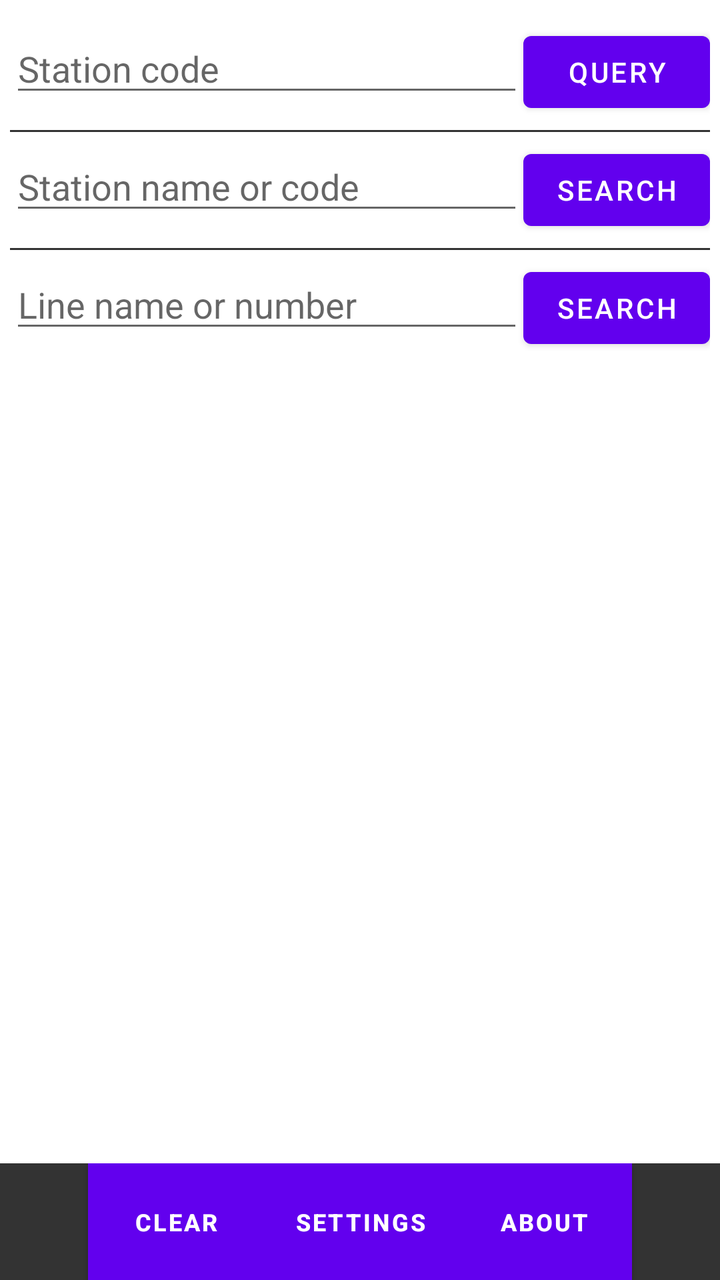
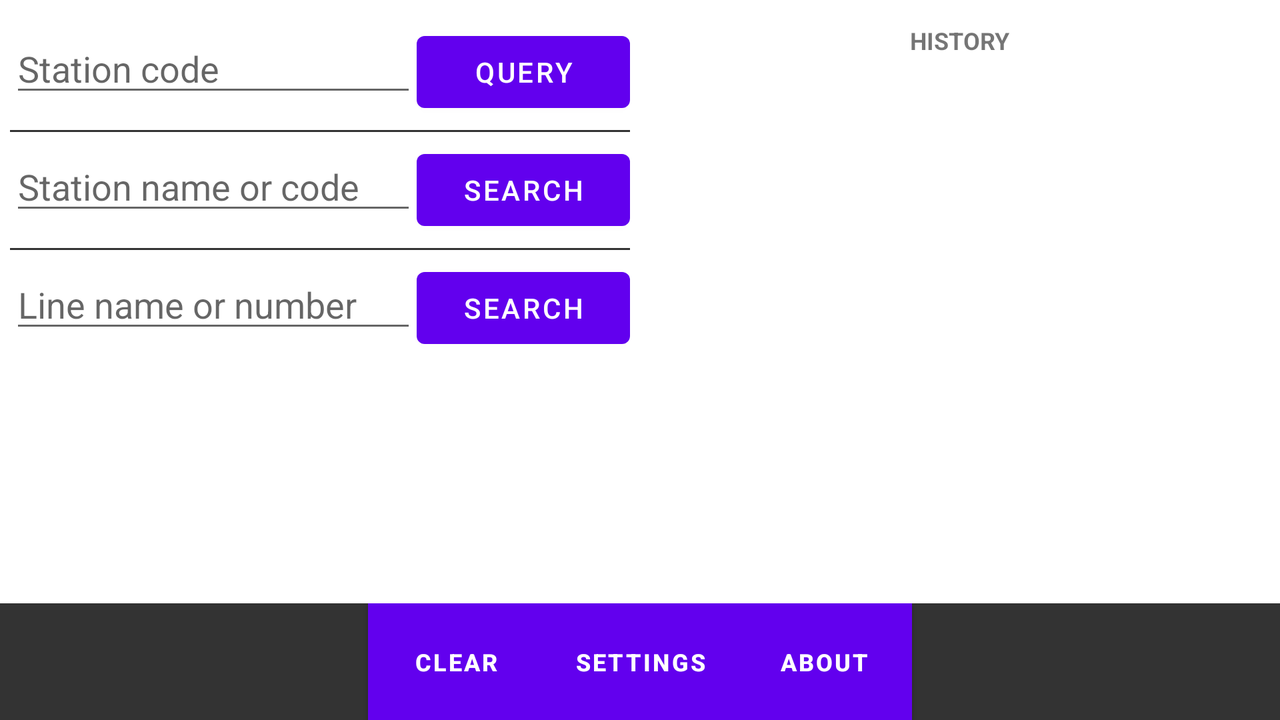

One screen, two layout resources from the same app: the default and the repository's alternative for another configuration. Each is rendered where Android would select it; the XML of both is given below.
<!-- AndroidManifest.xml: fallback theme Theme.MaterialComponents.DayNight.NoActionBar -->
<!-- res/layout/search.xml -->
<?xml version="1.0" encoding="utf-8"?>
<ScrollView xmlns:android="http://schemas.android.com/apk/res/android"
    android:layout_width="fill_parent"
    android:layout_height="fill_parent"
    android:fillViewport="true" >

    <LinearLayout
        android:layout_width="fill_parent"
        android:layout_height="wrap_content"
        android:orientation="vertical"


        android:paddingTop="12dp" >

        <LinearLayout
            android:layout_width="fill_parent"
            android:layout_height="wrap_content"
            android:paddingLeft="5dp"
            android:paddingRight="5dp" >

            <EditText
                android:id="@+id/stationCode"
                android:layout_width="90dp"
                android:layout_height="wrap_content"
                android:layout_weight="2"
                android:digits="1234567890"
                android:hint="@string/station_code"
                android:inputType="phone"
                android:maxLength="4"
                android:singleLine="true" >

                <requestFocus />
            </EditText>

            <Button
                android:id="@+id/executeButton"
                android:layout_width="10dp"
                android:layout_height="wrap_content"
                android:layout_weight="1"
                android:text="@string/query" />
        </LinearLayout>

        <ImageView
            android:layout_width="fill_parent"
            android:layout_height="1dp"
            android:layout_margin="5dp"
            android:background="@color/dark_gray"
            android:contentDescription="@string/or" />

        <LinearLayout
            android:layout_width="fill_parent"
            android:layout_height="wrap_content"
            android:paddingLeft="5dp"
            android:paddingRight="5dp" >

            <EditText
                android:id="@+id/searchText"
                android:layout_width="90dp"
                android:layout_height="wrap_content"
                android:layout_weight="2"
                android:hint="@string/station_name"
                android:maxLength="255"
                android:singleLine="true" >
            </EditText>

            <Button
                android:id="@+id/searchButton"
                android:layout_width="10dp"
                android:layout_height="wrap_content"
                android:layout_weight="1"
                android:text="@string/search" />
        </LinearLayout>

        <ImageView
            android:layout_width="fill_parent"
            android:layout_height="1dp"
            android:layout_margin="5dp"
            android:background="@color/dark_gray"
            android:contentDescription="@string/or" />

        <LinearLayout
            android:layout_width="fill_parent"
            android:layout_height="wrap_content"
            android:paddingLeft="5dp"
            android:paddingRight="5dp" >

            <EditText
                android:id="@+id/lineSearchText"
                android:layout_width="90dp"
                android:layout_height="wrap_content"
                android:layout_weight="2"
                android:hint="@string/line_name"
                android:maxLength="255"
                android:singleLine="true" >
            </EditText>

            <Button
                android:id="@+id/lineSearchButton"
                android:layout_width="10dp"
                android:layout_height="wrap_content"
                android:layout_weight="1"
                android:text="@string/search" />
        </LinearLayout>

        <LinearLayout
            android:layout_width="fill_parent"
            android:layout_height="fill_parent"
            android:gravity="bottom"
            android:orientation="vertical" >

            <LinearLayout
                android:layout_width="fill_parent"
                android:layout_height="wrap_content"
                android:background="@color/dark_gray"
                android:gravity="center"
                android:orientation="horizontal" >

                <Button
                    android:id="@+id/clearButton"
                    android:layout_width="wrap_content"
                    android:layout_height="wrap_content"
                    android:layout_gravity="center"
                    android:background="@drawable/ic_menu_button"
                    android:padding="15dp"
                    android:text="@string/clear"
                    android:textAllCaps="true"
                    android:textSize="12dp"
                    android:textStyle="bold" />

                <Button
                    android:id="@+id/preferencesButton"
                    android:layout_width="wrap_content"
                    android:layout_height="wrap_content"
                    android:layout_gravity="center"
                    android:background="@drawable/ic_menu_button"
                    android:padding="15dp"
                    android:text="@string/preferences"
                    android:textAllCaps="true"
                    android:textSize="12dp"
                    android:textStyle="bold" />

                <Button
                    android:id="@+id/aboutButton"
                    android:layout_width="wrap_content"
                    android:layout_height="wrap_content"
                    android:layout_gravity="center"
                    android:background="@drawable/ic_menu_button"
                    android:padding="15dp"
                    android:text="@string/info"
                    android:textAllCaps="true"
                    android:textSize="12dp"
                    android:textStyle="bold" />
            </LinearLayout>
        </LinearLayout>
    </LinearLayout>

</ScrollView>
<!-- resources referenced by this layout -->
<resources>
  <color name="dark_gray">#333333</color>
  <!-- drawable ic_menu_button (drawable-mdpi) -->
  <?xml version="1.0" encoding="utf-8"?>
  <selector xmlns:android="http://schemas.android.com/apk/res/android">
  
      <item android:drawable="@android:color/holo_blue_dark" android:state_focused="true"/>
      <item android:drawable="@android:color/holo_blue_dark" android:state_focused="true" android:state_pressed="true"/>
      <item android:drawable="@android:color/holo_blue_dark" android:state_pressed="true"/>
      <item android:drawable="@color/dark_gray"/>
  
  </selector>
  <string name="clear">Clear</string>
  <string name="info">About</string>
  <string name="line_name">Line name or number</string>
  <string name="or">-- or --</string>
  <string name="preferences">Settings</string>
  <string name="query">Query</string>
  <string name="search">Search</string>
  <string name="station_code">Station code</string>
  <string name="station_name">Station name or code</string>
</resources>
<!-- res/layout-land/search.xml (the repository's variant of the layout above) -->
<!-- drawn on the phone turned sideways -->
<?xml version="1.0" encoding="utf-8"?>
<ScrollView xmlns:android="http://schemas.android.com/apk/res/android"
    android:layout_width="fill_parent"
    android:layout_height="fill_parent"
    android:fillViewport="true" >

    <LinearLayout
        android:layout_width="fill_parent"
        android:layout_height="wrap_content"
        android:orientation="vertical"
        android:paddingTop="12dp" >

        <LinearLayout
            android:layout_width="fill_parent"
            android:layout_height="wrap_content"
            android:layout_weight="1"
            android:orientation="horizontal" >

            <LinearLayout
                android:layout_width="fill_parent"
                android:layout_height="wrap_content"
                android:layout_weight="1"
                android:orientation="vertical" >

                <LinearLayout
                    android:layout_width="fill_parent"
                    android:layout_height="wrap_content"
                    android:paddingLeft="5dp"
                    android:paddingRight="5dp" >

                    <EditText
                        android:id="@+id/stationCode"
                        android:layout_width="90dp"
                        android:layout_height="wrap_content"
                        android:layout_weight="2"
                        android:digits="1234567890"
                        android:hint="@string/station_code"
                        android:inputType="phone"
                        android:maxLength="4"
                        android:singleLine="true" >

                        <requestFocus />
                    </EditText>

                    <Button
                        android:id="@+id/executeButton"
                        android:layout_width="50dp"
                        android:layout_height="wrap_content"
                        android:layout_weight="1"
                        android:text="@string/query" />
                </LinearLayout>

                <ImageView
                    android:layout_width="fill_parent"
                    android:layout_height="1dp"
                    android:layout_margin="5dp"
                    android:background="@color/dark_gray"
                    android:contentDescription="@string/or" />

                <LinearLayout
                    android:layout_width="fill_parent"
                    android:layout_height="wrap_content"
                    android:paddingLeft="5dp"
                    android:paddingRight="5dp" >

                    <EditText
                        android:id="@+id/searchText"
                        android:layout_width="90dp"
                        android:layout_height="wrap_content"
                        android:layout_weight="2"
                        android:ellipsize="end"
                        android:hint="@string/station_name"
                        android:maxLength="255"
                        android:singleLine="true" >
                    </EditText>

                    <Button
                        android:id="@+id/searchButton"
                        android:layout_width="50dp"
                        android:layout_height="wrap_content"
                        android:layout_weight="1"
                        android:text="@string/search" />
                </LinearLayout>

                <ImageView
                    android:layout_width="fill_parent"
                    android:layout_height="1dp"
                    android:layout_margin="5dp"
                    android:background="@color/dark_gray"
                    android:contentDescription="@string/or" />

                <LinearLayout
                    android:layout_width="fill_parent"
                    android:layout_height="wrap_content"
                    android:paddingLeft="5dp"
                    android:paddingRight="5dp" >

                    <EditText
                        android:id="@+id/lineSearchText"
                        android:layout_width="90dp"
                        android:layout_height="wrap_content"
                        android:layout_weight="2"
                        android:ellipsize="end"
                        android:hint="@string/line_name"
                        android:maxLength="255"
                        android:singleLine="true" >
                    </EditText>

                    <Button
                        android:id="@+id/lineSearchButton"
                        android:layout_width="50dp"
                        android:layout_height="wrap_content"
                        android:layout_weight="1"
                        android:text="@string/search" />
                </LinearLayout>
            </LinearLayout>

            <LinearLayout
                android:id="@+id/historyLayout"
                android:layout_width="fill_parent"
                android:layout_height="wrap_content"
                android:layout_weight="1"
                android:orientation="vertical" >

                <TextView
                    android:id="@+id/historyLabel"
                    android:layout_width="wrap_content"
                    android:layout_height="wrap_content"
                    android:layout_gravity="center"
                    android:layout_marginBottom="10dp"
                    android:text="@string/history"
                    android:textAllCaps="true"
                    android:textSize="12dp"
                    android:textStyle="bold" />

                <ListView
                    android:id="@+id/historyList"
                    android:layout_width="fill_parent"
                    android:layout_height="0dip"
                    android:layout_weight="1" />
            </LinearLayout>
        </LinearLayout>

        <LinearLayout
            android:layout_width="fill_parent"
            android:layout_height="wrap_content"
            android:gravity="bottom"
            android:orientation="vertical" >

            <LinearLayout
                android:layout_width="fill_parent"
                android:layout_height="wrap_content"
                android:background="@color/dark_gray"
                android:gravity="center"
                android:orientation="horizontal" >

                <Button
                    android:id="@+id/clearButton"
                    android:layout_width="wrap_content"
                    android:layout_height="wrap_content"
                    android:layout_gravity="center"
                    android:background="@drawable/ic_menu_button"
                    android:padding="15dp"
                    android:text="@string/clear"
                    android:textAllCaps="true"
                    android:textSize="12dp"
                    android:textStyle="bold" />

                <Button
                    android:id="@+id/preferencesButton"
                    android:layout_width="wrap_content"
                    android:layout_height="wrap_content"
                    android:layout_gravity="center"
                    android:background="@drawable/ic_menu_button"
                    android:padding="15dp"
                    android:text="@string/preferences"
                    android:textAllCaps="true"
                    android:textSize="12dp"
                    android:textStyle="bold" />

                <Button
                    android:id="@+id/aboutButton"
                    android:layout_width="wrap_content"
                    android:layout_height="wrap_content"
                    android:layout_gravity="center"
                    android:background="@drawable/ic_menu_button"
                    android:padding="15dp"
                    android:text="@string/info"
                    android:textAllCaps="true"
                    android:textSize="12dp"
                    android:textStyle="bold" />
            </LinearLayout>
        </LinearLayout>
    </LinearLayout>

</ScrollView>
<!-- resources referenced by the variant -->
<!-- as the phone turned sideways resolves them -->
<resources>
  <color name="dark_gray">#333333</color>
  <!-- drawable ic_menu_button (drawable-mdpi) -->
  <?xml version="1.0" encoding="utf-8"?>
  <selector xmlns:android="http://schemas.android.com/apk/res/android">
  
      <item android:drawable="@android:color/holo_blue_dark" android:state_focused="true"/>
      <item android:drawable="@android:color/holo_blue_dark" android:state_focused="true" android:state_pressed="true"/>
      <item android:drawable="@android:color/holo_blue_dark" android:state_pressed="true"/>
      <item android:drawable="@color/dark_gray"/>
  
  </selector>
  <string name="clear">Clear</string>
  <string name="history">History</string>
  <string name="info">About</string>
  <string name="line_name">Line name or number</string>
  <string name="or">-- or --</string>
  <string name="preferences">Settings</string>
  <string name="query">Query</string>
  <string name="search">Search</string>
  <string name="station_code">Station code</string>
  <string name="station_name">Station name or code</string>
</resources>
